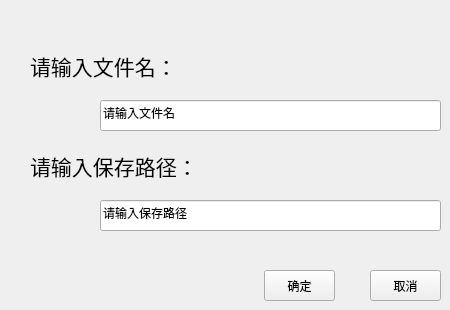
      <widget class="QWidget" name="page_7">
       <widget class="QLabel" name="label_8">
        <property name="geometry">
         <rect>
          <x>30</x>
          <y>150</y>
          <width>171</width>
          <height>31</height>
         </rect>
        </property>
        <property name="font">
         <font>
          <pointsize>16</pointsize>
         </font>
        </property>
        <property name="text">
         <string>请输入保存路径：</string>
        </property>
       </widget>
       <widget class="QLineEdit" name="lineEdit_textPath">
        <property name="geometry">
         <rect>
          <x>100</x>
          <y>200</y>
          <width>341</width>
          <height>31</height>
         </rect>
        </property>
        <property name="text">
         <string>请输入保存路径</string>
        </property>
       </widget>
       <widget class="QPushButton" name="pushButton_textSave">
        <property name="geometry">
         <rect>
          <x>264</x>
          <y>270</y>
          <width>71</width>
          <height>31</height>
         </rect>
        </property>
        <property name="text">
         <string>确定</string>
        </property>
       </widget>
       <widget class="QPushButton" name="pushButton_textCancel">
        <property name="geometry">
         <rect>
          <x>370</x>
          <y>270</y>
          <width>71</width>
          <height>31</height>
         </rect>
        </property>
        <property name="text">
         <string>取消</string>
        </property>
       </widget>
       <widget class="QLabel" name="label_20">
        <property name="geometry">
         <rect>
          <x>30</x>
          <y>50</y>
          <width>171</width>
          <height>31</height>
         </rect>
        </property>
        <property name="font">
         <font>
          <pointsize>16</pointsize>
         </font>
        </property>
        <property name="text">
         <string>请输入文件名：</string>
        </property>
       </widget>
       <widget class="QLineEdit" name="lineEdit_textName">
        <property name="geometry">
         <rect>
          <x>100</x>
          <y>100</y>
          <width>341</width>
          <height>31</height>
         </rect>
        </property>
        <property name="text">
         <string>请输入文件名</string>
        </property>
       </widget>
      </widget>
